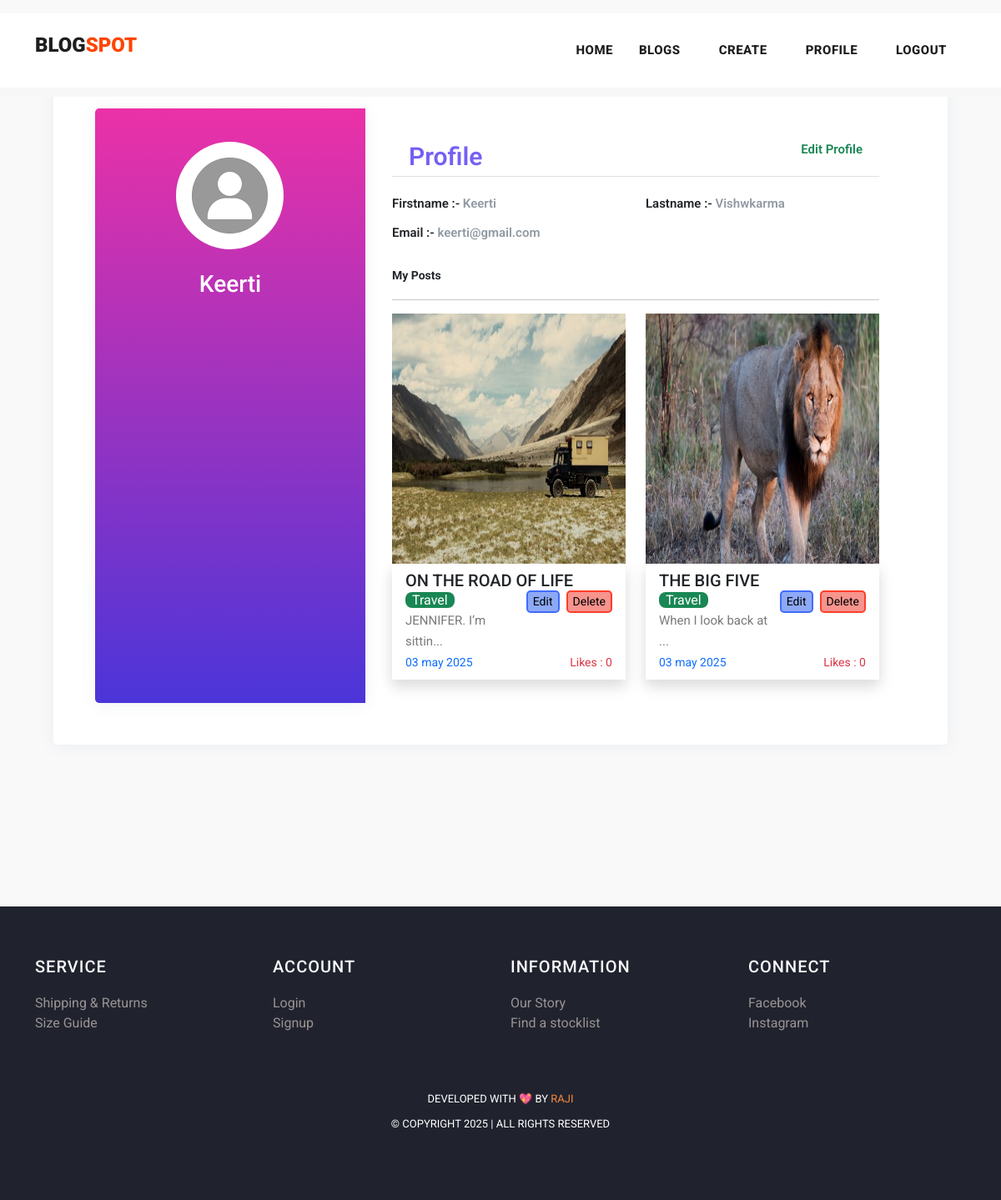
Page /profile/9 on the committed database.
### myapp/models.py (models this page shows, shortened)
class Post(models.Model):
    postname = models.CharField(max_length=600)
    category = models.CharField(max_length=100)
    image = models.ImageField(upload_to='images/posts', blank=True, null=True)
    content = models.CharField(max_length=100000)
    time = models.CharField(default=time, max_length=100, blank=True)
    likes = models.IntegerField(null=True, blank=True, default=0)
    user = models.ForeignKey(User, on_delete=models.CASCADE)

### myapp/views.py (the view)
# urls.py: path("profile/<int:id>",views.profile,name='profile'),
def profile(request, id):
    return render(request, 'profile.html', {
        'user': User.objects.get(id=id),
        'posts': Post.objects.all(),
        'media_url': settings.MEDIA_URL,
    })

### templates/profile.html (shortened to what this page needs)
{% load static %}
<!DOCTYPE html>
<html lang="en">
<head>
    <link href="https://cdn.jsdelivr.net/npm/bootstrap@5.3.0-alpha3/dist/css/bootstrap.min.css" rel="stylesheet"
>
    <link href="{% static 'vendor/bootstrap/css/bootstrap.min.css' %}" rel="stylesheet">
    <link rel="stylesheet" href="https://maxcdn.bootstrapcdn.com/bootstrap/4.0.0/css/bootstrap.min.css">
    <link href="https://cdn.jsdelivr.net/npm/bootstrap@5.3.0-alpha3/dist/css/bootstrap.min.css" rel="stylesheet"
>
    <link rel="stylesheet" href="{% static 'assets/css/fontawesome.css' %}">
    <link rel="stylesheet" href="{% static 'assets/css/templatemo-stand-blog.css' %}">
    <link rel="stylesheet" href="{% static 'assets/css/owl.css' %}">
</head>
<body>
    <header class="">
        <nav class="navbar navbar-expand-lg bg-white">
            <div class="container">
                <a class="navbar-brand" href="index.html">
                    <h2>BLOG<span style="color: orangered;">SPOT</span></h2>
                </a>
                <div class="collapse navbar-collapse" id="navbarResponsive">
                    <ul class="navbar-nav ml-auto">
                        <li>
                            <a class="nav-link" href="{% url 'index' %}">Home
                            </a>
                        </li>
                        <li class="nav-item">
                            <a class="nav-link" href="{% url 'blog' %}">Blogs</a>
                        </li>
                        {% if user.is_authenticated %}
                        <li class="nav-item">
                            <a class="nav-link" href="{% url 'create' %}">Create</a>
                        </li>
                        <li class="nav-item">
                            <a class="nav-link" href="{% url 'profile' user.id %}">Profile</a>
                        </li>
                        <li class="nav-item">
                            <a class="nav-link" href="{% url 'logout' %}">Logout</a>
                        </li>
                        {% else %}
                        <li class="nav-item">
                            <a class="nav-link" href="{% url 'signin' %}">Login</a>
                        </li>
                        {% endif %}
                    </ul>
                </div>
            </div>
        </nav>
    </header>
    <div class="mt-3">
        <div class="page-content page-container p-lg-5 p-0" id="page-content">
            <div class="padding">
                <div class="row d-flex justify-content-center">
                    <div class="col-xl-12 col-md-12" id="card">
                        <div class="card user-card-full">
                            <div class="row m-l-0 m-r-0">
                                <div class="col-sm-4 bg-c-lite-green user-profile">
                                    <div class="card-block text-center text-white">
                                        <div class="m-b-25">
                                            <img src="{% static 'assets/images/user.png' %}" class="img-radius"
                                                alt="User-Profile-Image" style="border-radius: 50%;">
                                        </div>
                                        <h6 class="f-w-800 h3" style="text-transform: capitalize;">{{user.username}}
                                        </h6>
                                    </div>
                                </div>
                                <div class="col-sm-8">
                                    <div class="card-block">
                                        <h6 class="m-b-20 p-b-5 b-b-default f-w-600"
                                            style="font-size: 30px; padding: 20px;  color: #7461f3;">Profile <a
                                                href="{% url 'profileedit' user.id %}"
                                                class="float-right text-decoration-none text-success"
                                                style="font-size: 15px;">Edit Profile</a>
                                        </h6>
                                        <div class="row">
                                            <div class="col-sm-6">
                                                <p class="m-b-10 f-w-600 text-dark">Firstname :-
                                                    <span class="text-muted f-w-400">{{user.first_name}}</span>
                                                </p>
                                            </div>
                                            <div class="col-sm-6">
                                                <p class="m-b-10 f-w-600 text-dark">Lastname :-
                                                    <span class="text-muted f-w-400">{{user.last_name}}</span>
                                                </p>
                                            </div>
                                            <div class="col-sm-6">
                                                <p class="m-b-10 f-w-600 text-dark">Email :-
                                                    <span class="text-muted f-w-400">{{user.email}}</span>
                                                </p>
                                            </div>
                                        </div>
                                        <p class="small fw-bold pt-3 text-dark">My Posts</p>
                                        <hr>
                                        <div class="row row-cols-lg-2 row-cols-1">
                                            {% for post in posts%}
                                            {% if post.user_id == user.id %}
                                            <div class="col col-lg-6 col-12 mb-2">
                                                <img src="{{media_url}}{{post.image}}" alt="" height="300px"
                                                    width="100%">
                                                <div class="px-3 py-2 shadow">
                                                    <h5>{{post.postname}}</h5>
                                                    <a href="{% url 'deletepost' post.id %}"><button
                                                            class="ms-2 float-right small" type="submit"
                                                            style="border:2px solid rgb(252, 63, 42); border-radius: 5px; background-color: rgb(246, 148, 141);">Delete</button></a>
                                                    <a href="{% url 'editpost' post.id %}"><button
                                                            class="float-right small" type="submit"
                                                            style="border:2px solid rgb(64, 108, 251); border-radius: 5px; background-color: rgb(141, 169, 246);">Edit</button></a>
                                                    <span
                                                        class="text-white bg-success rounded-3 px-2 rounded-2">{{post.category}}</span>
                                                    <p>{{post.content|slice:"0:20"}}...</p>
                                                    <p class="small text-primary">{{post.time}}<span
                                                            class="text-danger float-right">Likes :
                                                            {{post.likes}}</span></p>
                                                </div>
                                            </div>
                                            {% endif %}
                                            {% endfor %}
                                        </div>
                                    </div>
                                </div>
                            </div>
                        </div>
                    </div>
                </div>
            </div>
        </div>
    </div>
    {% include 'footer.html' %}
</body>
</html>

### static/assets/css/templatemo-stand-blog.css (style rules this page uses)
body { font-family: 'Roboto', sans-serif; overflow-x: hidden; text-rendering: optimizeLegibility; -webkit-font-smoothing: antialiased; -moz-osx-font-smoothing: grayscale; }
p { margin-bottom: 0px; font-size: 15px; font-weight: 400; color: #7a7a7a; line-height: 30px; }
a { text-decoration: none!important; }
ul { padding: 0; margin: 0; list-style: none; }
h1,h2,h3,h4,h5,h6 { margin: 0px; }
header { position: absolute; z-index: 99999; width: 100%; height: 100px; background-color: #f7f7f7; -webkit-transition: all 0.3s ease-in-out 0s; -moz-transition: all 0.3s ease-in-out 0s; -o-transition: all 0.3s ease-in-out 0s; transition: all 0.3s ease-in-out 0s; }
header .navbar { padding: 25px 0px; }
.navbar .navbar-brand { float: left; margin-top: -12px; outline: none; }
.navbar .navbar-brand h2 { color: #1e1e1e; text-transform: uppercase; font-size: 24px; font-weight: 900; -webkit-transition: all .3s ease 0s; -moz-transition: all .3s ease 0s; -o-transition: all .3s ease 0s; transition: all .3s ease 0s; }
#navbarResponsive { z-index: 999; }
.navbar-collapse { text-align: center; }
.navbar .navbar-nav .nav-item { margin: 0px 15px; }
.navbar .navbar-nav a.nav-link { text-transform: capitalize; font-size: 15px; font-weight: 800; text-transform: uppercase; letter-spacing: 0.5px; color: #1e1e1e; transition: all 0.3s; }

### templates/profile.html (style rules this page uses)
body { background-color: #f9f9fa; width: 100vw; height: 100vh; }
.padding { padding: 1rem; }
.user-card-full { overflow: hidden; }
.card { border-radius: 5px; -webkit-box-shadow: 0 1px 20px 0 rgba(69, 90, 100, 0.08); box-shadow: 0 1px 20px 0 rgba(69, 90, 100, 0.08); border: none; margin-bottom: 30px; padding: 50px; }
.m-r-0 { margin-right: 0px; }
.m-l-0 { margin-left: 0px; }
.user-card-full .user-profile { border-radius: 5px 0 0 5px; }
.bg-c-lite-green { background: linear-gradient(to top, #4b35d9, #eb31a7); box-shadow: 0 1px 20px 0 rgba(69, 90, 100, 0.08); }
.user-profile { padding: 20px 0; }
.card-block { padding: 1.25rem; }
.m-b-25 { margin-bottom: 25px; }
.img-radius { border-radius: 5px; }
h6 { font-size: 14px; }
.card .card-block p { line-height: 25px; }
.b-b-default { border-bottom: 1px solid #e0e0e0; }
.m-b-20 { margin-bottom: 20px; }
.p-b-5 { padding-bottom: 5px !important; }
.m-b-10 { margin-bottom: 10px; }
.text-muted { color: #919aa3 !important; }
.f-w-600 { font-weight: 600; }

### templates/footer.html (style rules this page uses)
li { text-decoration: none; text-align: left; }
li a { color: rgb(153, 147, 147); }

### rows in the picture
Post: image (picture), postname "ON THE ROAD OF LIFE", category "Travel", content "JENNIFER. I’m sittin", time "03 may 2025", likes "0"
Post: image (picture), postname "THE BIG FIVE", category "Travel", content "When I look back at", time "03 may 2025", likes "0"

### other values in the picture
{{ user.username }} "Keerti"
{{ user.first_name }} "Keerti"
{{ user.last_name }} "Vishwkarma"
{{ user.email }} "keerti@gmail.com"
